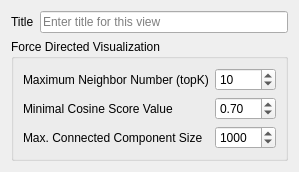
<?xml version="1.0" encoding="UTF-8"?>
<ui version="4.0">
 <class>ForceDirectedOptionsWidget</class>
 <widget class="QWidget" name="ForceDirectedOptionsWidget">
  <property name="geometry">
   <rect>
    <x>0</x>
    <y>0</y>
    <width>292</width>
    <height>166</height>
   </rect>
  </property>
  <property name="sizePolicy">
   <sizepolicy hsizetype="Fixed" vsizetype="Fixed">
    <horstretch>0</horstretch>
    <verstretch>0</verstretch>
   </sizepolicy>
  </property>
  <property name="windowTitle">
   <string>Force Directed Visualization</string>
  </property>
  <layout class="QGridLayout" name="gridLayout">
   <property name="sizeConstraint">
    <enum>QLayout::SetFixedSize</enum>
   </property>
   <item row="0" column="1">
    <widget class="QLineEdit" name="editTitle">
     <property name="toolTip">
      <string>Title of the visualization (leave blank for default)</string>
     </property>
     <property name="maxLength">
      <number>50</number>
     </property>
     <property name="placeholderText">
      <string>Enter title for this view</string>
     </property>
     <property name="clearButtonEnabled">
      <bool>true</bool>
     </property>
    </widget>
   </item>
   <item row="0" column="0">
    <widget class="QLabel" name="label">
     <property name="text">
      <string>Title</string>
     </property>
    </widget>
   </item>
   <item row="1" column="0" colspan="2">
    <widget class="QGroupBox" name="gbForceDirectedOptions">
     <property name="title">
      <string>Force Directed Visualization</string>
     </property>
     <layout class="QGridLayout" name="gridLayout_2">
      <item row="0" column="2">
       <widget class="QLabel" name="label_3">
        <property name="text">
         <string>Maximum Neighbor Number (topK)</string>
        </property>
       </widget>
      </item>
      <item row="0" column="3">
       <widget class="QSpinBox" name="spinForceDirectedMaxNeighbor">
        <property name="enabled">
         <bool>true</bool>
        </property>
        <property name="minimum">
         <number>0</number>
        </property>
        <property name="maximum">
         <number>1000</number>
        </property>
        <property name="value">
         <number>10</number>
        </property>
       </widget>
      </item>
      <item row="1" column="2">
       <widget class="QLabel" name="label_7">
        <property name="text">
         <string>Minimal Cosine Score Value</string>
        </property>
       </widget>
      </item>
      <item row="1" column="3">
       <widget class="QDoubleSpinBox" name="spinForceDirectedMinScore">
        <property name="enabled">
         <bool>true</bool>
        </property>
        <property name="decimals">
         <number>2</number>
        </property>
        <property name="maximum">
         <double>1.000000000000000</double>
        </property>
        <property name="singleStep">
         <double>0.050000000000000</double>
        </property>
        <property name="value">
         <double>0.700000000000000</double>
        </property>
       </widget>
      </item>
      <item row="2" column="2">
       <widget class="QLabel" name="label_4">
        <property name="enabled">
         <bool>true</bool>
        </property>
        <property name="text">
         <string>Max. Connected Component Size </string>
        </property>
       </widget>
      </item>
      <item row="2" column="3">
       <widget class="QSpinBox" name="spinForceDirectedMaxConnectedComponentSize">
        <property name="enabled">
         <bool>true</bool>
        </property>
        <property name="minimum">
         <number>0</number>
        </property>
        <property name="maximum">
         <number>10000</number>
        </property>
        <property name="value">
         <number>1000</number>
        </property>
       </widget>
      </item>
     </layout>
    </widget>
   </item>
  </layout>
 </widget>
 <resources/>
 <connections/>
</ui>
